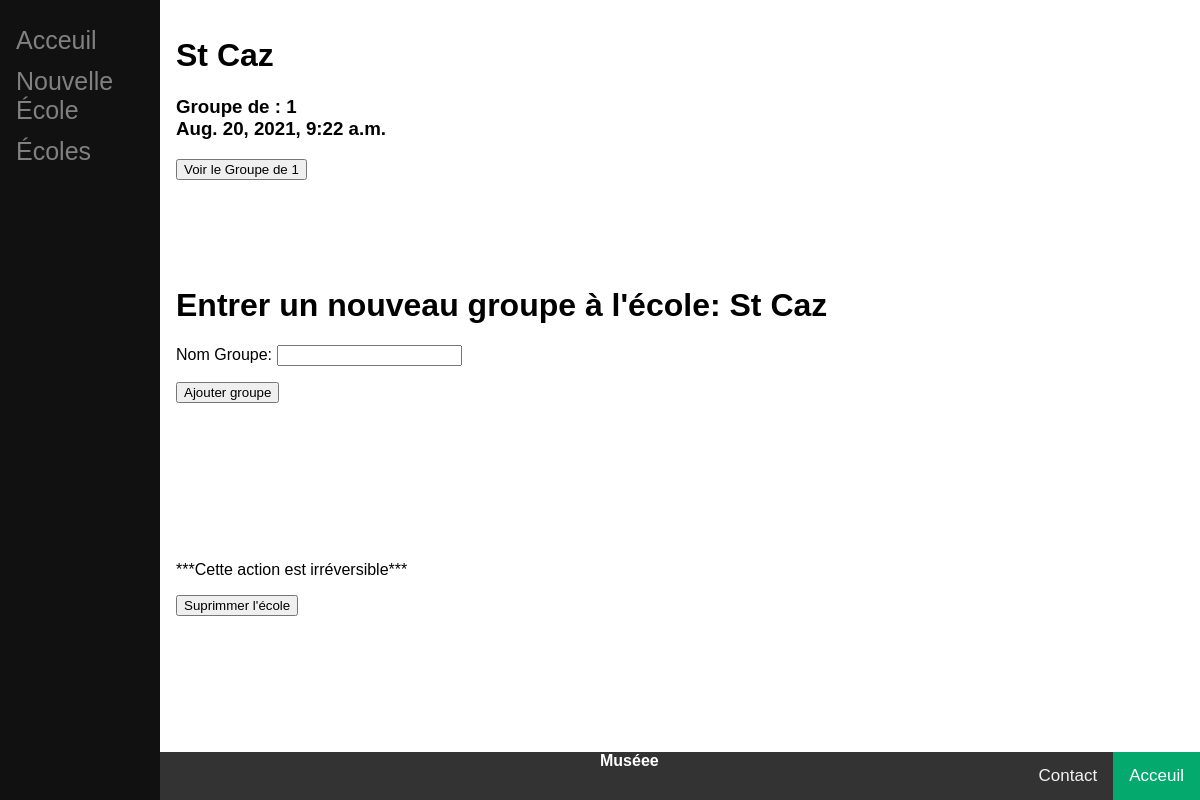
The page /35 on the database its author committed.
### main/models.py (models this page shows)
class Ecole(models.Model):  # db object
    name = models.CharField(max_length=200)
    created_at = models.DateTimeField(auto_now_add=True)
    updated_at = models.DateTimeField(auto_now=True)
    def __str__(self):
        return self.name

class Groupe(models.Model):
    ecole = models.ForeignKey(Ecole, on_delete=models.CASCADE)
    name = models.CharField(max_length=200)
    created_at = models.DateTimeField(auto_now_add=True)
    updated_at = models.DateTimeField(auto_now=True)
    photos_path = models.CharField(max_length=200)
    is_save = models.BooleanField(default=False)
    def __str__(self):
        return self.name

### main/views.py (the view)
# urls.py: path('<int:id>', views.index, name="index"),
def index(response, id):
    ecole = Ecole.objects.get(id=id)
    form = CreateNewGroupe()
    return render(response, "main/ecole.html", {"ecole": ecole, "form": form})

### main/forms.py
class CreateNewGroupe(forms.Form):
    name = forms.CharField(label="Nom Groupe", max_length=200)

### main/templates/main/ecole.html (shortened to what this page needs)
{% extends 'main/base.html' %}
{% block content %}
<h1>{{ecole.name}}</h1>
    {% for groupe in ecole.groupe_set.all %}
        <h3>
            Groupe de : {{groupe.name}} <br>
            {{groupe.created_at}}
        </h3>
    <form method="post" action="/{{ecole.id}}/{{groupe.id}}">
    <button type="submit", name="groupe" value="{{groupe}}" ,name="ecole" value="{{ecole}}" >Voir le Groupe de {{groupe.name}}</button>
    </form>
<br><br>
    {% endfor %}
<br>
<h1>Entrer un nouveau groupe à l'école: {{ecole.name}}</h1>
<form method="post" action="/createG/">
    {{form.as_p}}
    <button type="submit", name="ecole" value="{{ecole}}">Ajouter groupe</button>
</form>
<br><br>
<br><br><br><br><br>
<p>***Cette action est irréversible***</p>
<form method="post" action="/confirmEcole/">
    <button type="submit", name="ecole" value="{{ecole.id}}">Suprimmer l'école</button>
</form>
{% endblock %}

### main/templates/main/base.html (style rules this page uses)
body { margin: 0; font-family: Arial, Helvetica, sans-serif; }

### rows shown on the page
Ecole: name "St Caz"
Groupe: name "1", created_at "Aug. 20, 2021, 9:22 a.m."
